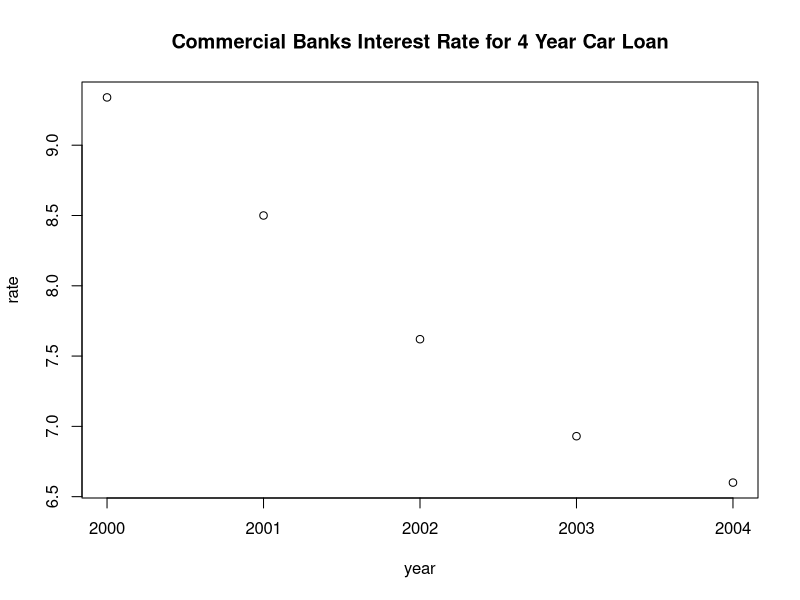
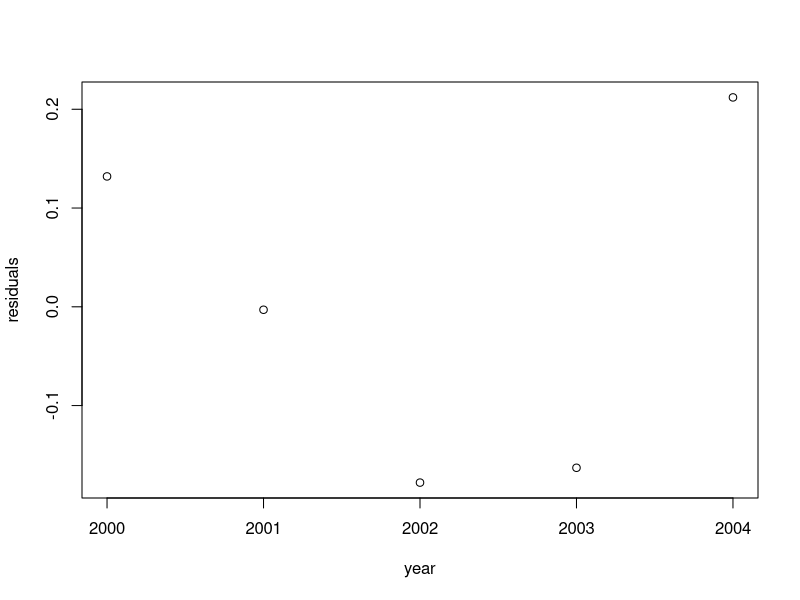
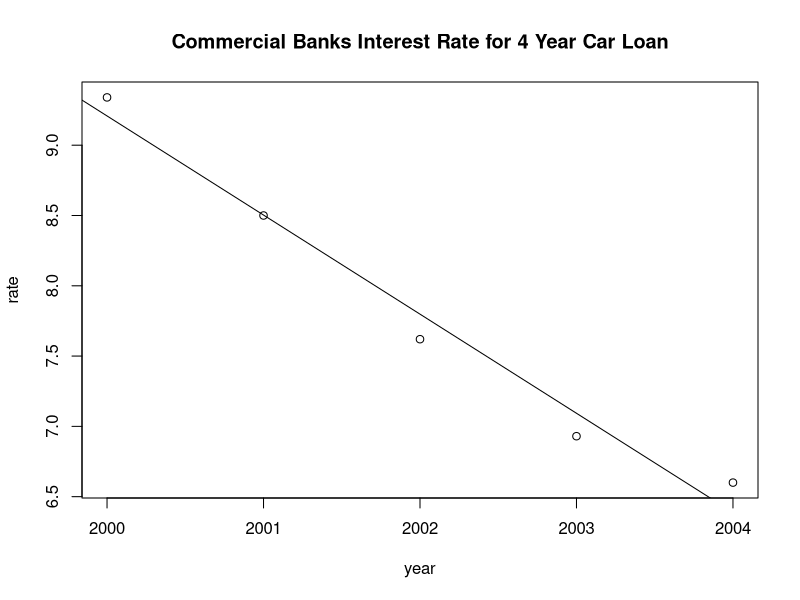

The R source for these figures, in order:
year <- c(2000 ,   2001  ,  2002  ,  2003 ,   2004)
rate <- c(9.34 ,   8.50  ,  7.62  ,  6.93  ,  6.60)

plot(year,rate,main="Commercial Banks Interest Rate for 4 Year Car Loan")

cor(year,rate)

#rate=(slope)year+(intercept)

fit <- lm(rate ~ year) # Linear model 

fit

attributes(fit)

#class(fit$coefficients[1])

predicted <- fit$coefficients[[2]]*year+fit$coefficients[[1]] # gives predicted interest rates 
#residuals(fit) fit$residuals

residuals = rate -predicted
plot(year,residuals) # plot(fit$residuals)

plot(year,rate,
     main="Commercial Banks Interest Rate for 4 Year Car Loan")
abline(fit)

summary(fit) # Gives summary of the fit
